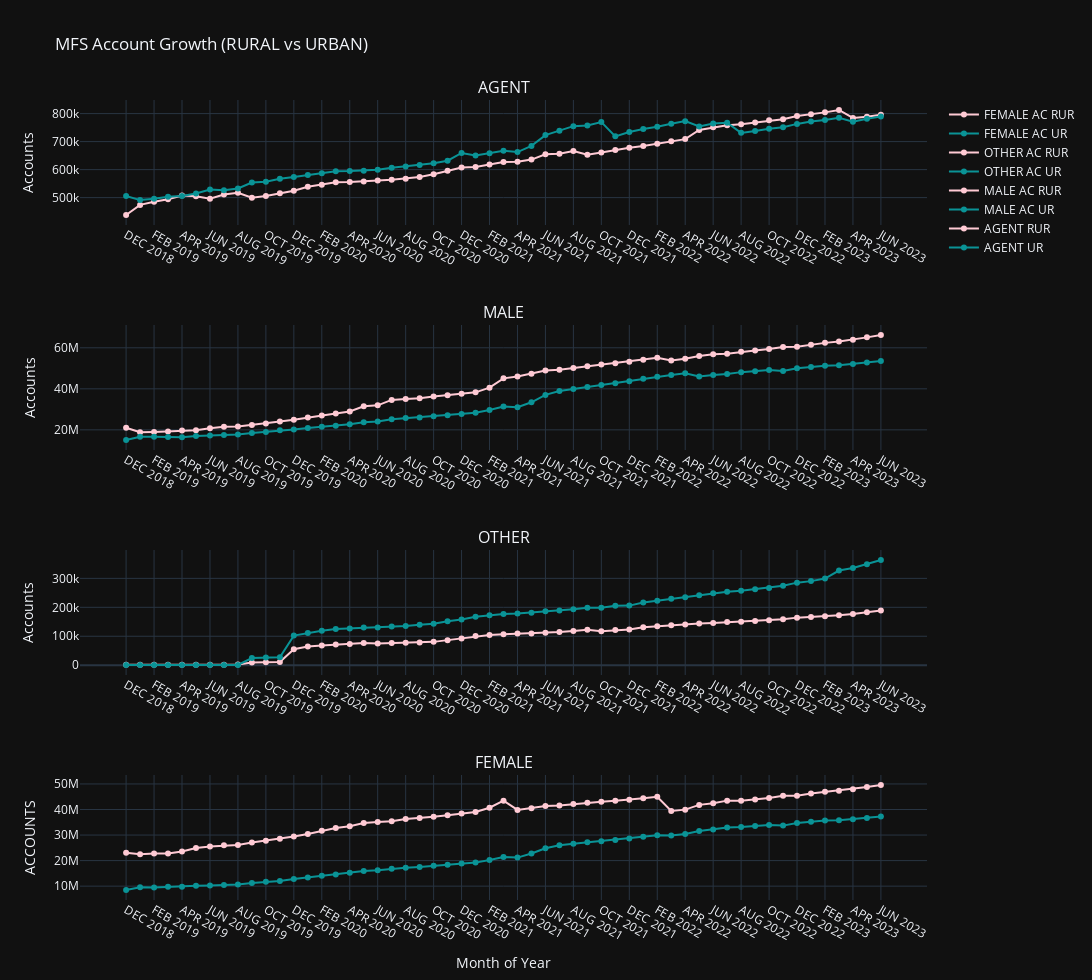

Here is the notebook cell this chart was saved with:
### Code cell
fig = go.Figure()
fig = make_subplots(rows=4, cols=1, start_cell="bottom-left", subplot_titles=("FEMALE", "OTHER", "MALE", "AGENT"))


fig.add_trace(go.Scatter(x=mfs['PERIOD'], y=mfs['MFS_FEMALE_ACCOUNT_RURAL'], name='FEMALE AC RUR', line=dict(color='#ffcad4', width=2)), row=1,  col=1)
fig.add_trace(go.Scatter(x=mfs['PERIOD'], y=mfs['MFS_FEMALE_ACCOUNT_URBAN'], name='FEMALE AC UR', line=dict(color='#0a9396', width=2)), row=1, col=1)

fig.add_trace(go.Scatter(x=mfs['PERIOD'], y=mfs['MFS_OTHER_ACCOUNT_RURAL'], name='OTHER AC RUR', line=dict(color='#ffcad4', width=2)), row=2,  col=1)
fig.add_trace(go.Scatter(x=mfs['PERIOD'], y=mfs['MFS_OTHER_ACCOUNT_URBAN'], name='OTHER AC UR', line=dict(color='#0a9396', width=2)), row=2, col=1)

fig.add_trace(go.Scatter(x=mfs['PERIOD'], y=mfs['MFS_MALE_ACCOUNT_RURAL'], name='MALE AC RUR', line=dict(color='#ffcad4', width=2)), row=3,  col=1)
fig.add_trace(go.Scatter(x=mfs['PERIOD'], y=mfs['MFS_MALE_ACCOUNT_URBAN'], name='MALE AC UR', line=dict(color='#0a9396', width=2)), row=3, col=1)

fig.add_trace(go.Scatter(x=mfs['PERIOD'], y=mfs['MFS_AGENT_RURAL'], name='AGENT RUR', line=dict(color='#ffcad4', width=2)), row=4,  col=1)
fig.add_trace(go.Scatter(x=mfs['PERIOD'], y=mfs['MFS_AGENT_URBAN'], name='AGENT UR', line=dict(color='#0a9396', width=2)), row=4, col=1)


fig.update_yaxes(title_text="Accounts", secondary_y=False)
fig.update_layout(height=980, width=1380, title='MFS Account Growth (RURAL vs URBAN)', xaxis_title='Month of Year', yaxis_title='ACCOUNTS', template='plotly_dark')
fig.update_traces(mode="markers+lines")

### Figure 1 — Plotly figure (JSON) as saved in the notebook; plotly's stock layout.template omitted (floating-point values rounded to 4 significant figures)
{"data": [{"line": {"color": "#ffcad4", "width": 2}, "mode": "markers+lines", "name": "FEMALE AC RUR", "type": "scatter", "x": ["DEC 2018", "JAN 2019", "FEB 2019", "MAR 2019", "APR 2019", "MAY 2019", "JUN 2019", "JUL 2019", "AUG 2019", "SEP 2019", "OCT 2019", "NOV 2019", "DEC 2019", "JAN 2020", "FEB 2020", "MAR 2020", "APR 2020", "MAY 2020", "JUN 2020", "JUL 2020", "AUG 2020", "SEP 2020", "OCT 2020", "NOV 2020", "DEC 2020", "JAN 2021", "FEB 2021", "MAR 2021", "APR 2021", "MAY 2021", "JUN 2021", "JUL 2021", "AUG 2021", "SEP 2021", "OCT 2021", "NOV 2021", "DEC 2021", "JAN 2022", "FEB 2022", "MAR 2022", "APR 2022", "MAY 2022", "JUN 2022", "JUL 2022", "AUG 2022", "SEP 2022", "OCT 2022", "NOV 2022", "DEC 2022", "JAN 2023", "FEB 2023", "MAR 2023", "APR 2023", "MAY 2023", "JUN 2023"], "xaxis": "x", "y": [23093199, 22513069, 22781950, 22791889, 23542408, 24941362, 25538222, 25978657, 26148132, 27103533, 27812631, 28510614, 29430765, 30444454, 31666645, 32721472, 33414807, 34746317, 35060824, 35404726, 36278531, 36654062, 37147292, 37710374, 38395744, 39023457, 40692894, 43434909, 39832544, 40483601, 41396674, 41539879, 42110590, 42667246, 43039862, 43394397, 43807390, 44402688, 44968975, 39402031, 39951203, 41810980, 42480876, 43473798, 43456183, 43960719, 44499815, 45393551, 45394713, 46245896, 46905849, 47346768, 47966998, 48782455, 49592680], "yaxis": "y"}, {"line": {"color": "#0a9396", "width": 2}, "mode": "markers+lines", "name": "FEMALE AC UR", "type": "scatter", "x": ["DEC 2018", "JAN 2019", "FEB 2019", "MAR 2019", "APR 2019", "MAY 2019", "JUN 2019", "JUL 2019", "AUG 2019", "SEP 2019", "OCT 2019", "NOV 2019", "DEC 2019", "JAN 2020", "FEB 2020", "MAR 2020", "APR 2020", "MAY 2020", "JUN 2020", "JUL 2020", "AUG 2020", "SEP 2020", "OCT 2020", "NOV 2020", "DEC 2020", "JAN 2021", "FEB 2021", "MAR 2021", "APR 2021", "MAY 2021", "JUN 2021", "JUL 2021", "AUG 2021", "SEP 2021", "OCT 2021", "NOV 2021", "DEC 2021", "JAN 2022", "FEB 2022", "MAR 2022", "APR 2022", "MAY 2022", "JUN 2022", "JUL 2022", "AUG 2022", "SEP 2022", "OCT 2022", "NOV 2022", "DEC 2022", "JAN 2023", "FEB 2023", "MAR 2023", "APR 2023", "MAY 2023", "JUN 2023"], "xaxis": "x", "y": [8491129, 9533773, 9458043, 9744399, 9739027, 10141315, 10246766, 10438143, 10602577, 11264584, 11726527, 11985931, 12789162, 13394823, 14044994, 14542151, 15253024, 15916031, 16177189, 16811081, 17224136, 17533015, 17970697, 18409455, 18879824, 19211721, 20203414, 21430136, 21179220, 22800390, 24809406, 25995428, 26583231, 27158459, 27613092, 28092167, 28637497, 29316888, 29930857, 29852331, 30415301, 31620156, 32215458, 32935692, 33140199, 33572063, 33979501, 33695799, 34729780, 35240987, 35667699, 35755777, 36179304, 36714774, 37249086], "yaxis": "y"}, {"line": {"color": "#ffcad4", "width": 2}, "mode": "markers+lines", "name": "OTHER AC RUR", "type": "scatter", "x": ["DEC 2018", "JAN 2019", "FEB 2019", "MAR 2019", "APR 2019", "MAY 2019", "JUN 2019", "JUL 2019", "AUG 2019", "SEP 2019", "OCT 2019", "NOV 2019", "DEC 2019", "JAN 2020", "FEB 2020", "MAR 2020", "APR 2020", "MAY 2020", "JUN 2020", "JUL 2020", "AUG 2020", "SEP 2020", "OCT 2020", "NOV 2020", "DEC 2020", "JAN 2021", "FEB 2021", "MAR 2021", "APR 2021", "MAY 2021", "JUN 2021", "JUL 2021", "AUG 2021", "SEP 2021", "OCT 2021", "NOV 2021", "DEC 2021", "JAN 2022", "FEB 2022", "MAR 2022", "APR 2022", "MAY 2022", "JUN 2022", "JUL 2022", "AUG 2022", "SEP 2022", "OCT 2022", "NOV 2022", "DEC 2022", "JAN 2023", "FEB 2023", "MAR 2023", "APR 2023", "MAY 2023", "JUN 2023"], "xaxis": "x2", "y": [1513, 1475, 1483, 1519, 1609, 1644, 1722, 1818, 2037, 9351, 10339, 11104, 55343, 64405, 68280, 71878, 73502, 76474, 75302, 76786, 77283, 78737, 80619, 86632, 92294, 100507, 104281, 107191, 109156, 109761, 112232, 114541, 118360, 122286, 117637, 121643, 123656, 130837, 134658, 138245, 141046, 144204, 146066, 148895, 150467, 153049, 155292, 158841, 164362, 166637, 168878, 172597, 177272, 182743, 189101], "yaxis": "y2"}, {"line": {"color": "#0a9396", "width": 2}, "mode": "markers+lines", "name": "OTHER AC UR", "type": "scatter", "x": ["DEC 2018", "JAN 2019", "FEB 2019", "MAR 2019", "APR 2019", "MAY 2019", "JUN 2019", "JUL 2019", "AUG 2019", "SEP 2019", "OCT 2019", "NOV 2019", "DEC 2019", "JAN 2020", "FEB 2020", "MAR 2020", "APR 2020", "MAY 2020", "JUN 2020", "JUL 2020", "AUG 2020", "SEP 2020", "OCT 2020", "NOV 2020", "DEC 2020", "JAN 2021", "FEB 2021", "MAR 2021", "APR 2021", "MAY 2021", "JUN 2021", "JUL 2021", "AUG 2021", "SEP 2021", "OCT 2021", "NOV 2021", "DEC 2021", "JAN 2022", "FEB 2022", "MAR 2022", "APR 2022", "MAY 2022", "JUN 2022", "JUL 2022", "AUG 2022", "SEP 2022", "OCT 2022", "NOV 2022", "DEC 2022", "JAN 2023", "FEB 2023", "MAR 2023", "APR 2023", "MAY 2023", "JUN 2023"], "xaxis": "x2", "y": [695, 754, 755, 768, 777, 824, 854, 950, 1074, 24760, 26368, 27265, 102212, 111471, 118973, 125462, 127062, 130305, 130169, 134050, 135797, 139778, 143505, 151825, 158152, 167479, 172739, 176799, 178327, 181599, 186016, 189006, 193432, 198205, 198511, 205097, 205856, 216539, 223016, 229719, 234809, 241510, 248485, 253362, 256880, 262047, 267161, 274771, 285248, 290508, 299511, 327136, 335711, 348686, 363483], "yaxis": "y2"}, {"line": {"color": "#ffcad4", "width": 2}, "mode": "markers+lines", "name": "MALE AC RUR", "type": "scatter", "x": ["DEC 2018", "JAN 2019", "FEB 2019", "MAR 2019", "APR 2019", "MAY 2019", "JUN 2019", "JUL 2019", "AUG 2019", "SEP 2019", "OCT 2019", "NOV 2019", "DEC 2019", "JAN 2020", "FEB 2020", "MAR 2020", "APR 2020", "MAY 2020", "JUN 2020", "JUL 2020", "AUG 2020", "SEP 2020", "OCT 2020", "NOV 2020", "DEC 2020", "JAN 2021", "FEB 2021", "MAR 2021", "APR 2021", "MAY 2021", "JUN 2021", "JUL 2021", "AUG 2021", "SEP 2021", "OCT 2021", "NOV 2021", "DEC 2021", "JAN 2022", "FEB 2022", "MAR 2022", "APR 2022", "MAY 2022", "JUN 2022", "JUL 2022", "AUG 2022", "SEP 2022", "OCT 2022", "NOV 2022", "DEC 2022", "JAN 2023", "FEB 2023", "MAR 2023", "APR 2023", "MAY 2023", "JUN 2023"], "xaxis": "x3", "y": [21030462, 18880373, 19006106, 19201465, 19665560, 19758337, 20757042, 21477483, 21687092, 22351367, 23109308, 24043399, 24893228, 26034399, 26983460, 27982159, 28941516, 31478971, 31936960, 34590842, 35041492, 35396409, 36251776, 36832245, 37612250, 38296205, 40556036, 45106307, 46020562, 47325656, 48922350, 49291899, 50114327, 51052297, 51810374, 52474947, 53224563, 54230537, 55148523, 53871251, 54630133, 55964148, 56820123, 57131464, 58077896, 58689788, 59413109, 60368899, 60466225, 61507920, 62409574, 63033706, 63937651, 65093659, 66247526], "yaxis": "y3"}, {"line": {"color": "#0a9396", "width": 2}, "mode": "markers+lines", "name": "MALE AC UR", "type": "scatter", "x": ["DEC 2018", "JAN 2019", "FEB 2019", "MAR 2019", "APR 2019", "MAY 2019", "JUN 2019", "JUL 2019", "AUG 2019", "SEP 2019", "OCT 2019", "NOV 2019", "DEC 2019", "JAN 2020", "FEB 2020", "MAR 2020", "APR 2020", "MAY 2020", "JUN 2020", "JUL 2020", "AUG 2020", "SEP 2020", "OCT 2020", "NOV 2020", "DEC 2020", "JAN 2021", "FEB 2021", "MAR 2021", "APR 2021", "MAY 2021", "JUN 2021", "JUL 2021", "AUG 2021", "SEP 2021", "OCT 2021", "NOV 2021", "DEC 2021", "JAN 2022", "FEB 2022", "MAR 2022", "APR 2022", "MAY 2022", "JUN 2022", "JUL 2022", "AUG 2022", "SEP 2022", "OCT 2022", "NOV 2022", "DEC 2022", "JAN 2023", "FEB 2023", "MAR 2023", "APR 2023", "MAY 2023", "JUN 2023"], "xaxis": "x3", "y": [15053470, 16684243, 16697088, 16574635, 16333380, 17000434, 17234004, 17476643, 17779052, 18440077, 18942419, 19780354, 20160737, 20873990, 21455510, 21983067, 22753691, 23730024, 24095188, 25152310, 25728507, 26080014, 26579555, 27106814, 27790013, 28316854, 29638030, 31400373, 31081403, 33441779, 37035589, 38895616, 39893788, 40896834, 41839891, 42717241, 43723069, 44970483, 45868201, 46758151, 47564802, 45988861, 46728634, 47194552, 48142985, 48620266, 49208715, 48667875, 50023245, 50673189, 51307660, 51455799, 52092274, 52847869, 53626770], "yaxis": "y3"}, {"line": {"color": "#ffcad4", "width": 2}, "mode": "markers+lines", "name": "AGENT RUR", "type": "scatter", "x": ["DEC 2018", "JAN 2019", "FEB 2019", "MAR 2019", "APR 2019", "MAY 2019", "JUN 2019", "JUL 2019", "AUG 2019", "SEP 2019", "OCT 2019", "NOV 2019", "DEC 2019", "JAN 2020", "FEB 2020", "MAR 2020", "APR 2020", "MAY 2020", "JUN 2020", "JUL 2020", "AUG 2020", "SEP 2020", "OCT 2020", "NOV 2020", "DEC 2020", "JAN 2021", "FEB 2021", "MAR 2021", "APR 2021", "MAY 2021", "JUN 2021", "JUL 2021", "AUG 2021", "SEP 2021", "OCT 2021", "NOV 2021", "DEC 2021", "JAN 2022", "FEB 2022", "MAR 2022", "APR 2022", "MAY 2022", "JUN 2022", "JUL 2022", "AUG 2022", "SEP 2022", "OCT 2022", "NOV 2022", "DEC 2022", "JAN 2023", "FEB 2023", "MAR 2023", "APR 2023", "MAY 2023", "JUN 2023"], "xaxis": "x4", "y": [437887, 474042, 484885, 493982, 507123, 504524, 495960, 511146, 517516, 499303, 505509, 515520, 524226, 538479, 546236, 554629, 555717, 557159, 560745, 563401, 567551, 573542, 583630, 596012, 607336, 609517, 618004, 627291, 627753, 635798, 654434, 656657, 666711, 653466, 661362, 670020, 678293, 684531, 692338, 701111, 708886, 741636, 751201, 758679, 762188, 767790, 775890, 780011, 791372, 797431, 804408, 812869, 784579, 789021, 796139], "yaxis": "y4"}, {"line": {"color": "#0a9396", "width": 2}, "mode": "markers+lines", "name": "AGENT UR", "type": "scatter", "x": ["DEC 2018", "JAN 2019", "FEB 2019", "MAR 2019", "APR 2019", "MAY 2019", "JUN 2019", "JUL 2019", "AUG 2019", "SEP 2019", "OCT 2019", "NOV 2019", "DEC 2019", "JAN 2020", "FEB 2020", "MAR 2020", "APR 2020", "MAY 2020", "JUN 2020", "JUL 2020", "AUG 2020", "SEP 2020", "OCT 2020", "NOV 2020", "DEC 2020", "JAN 2021", "FEB 2021", "MAR 2021", "APR 2021", "MAY 2021", "JUN 2021", "JUL 2021", "AUG 2021", "SEP 2021", "OCT 2021", "NOV 2021", "DEC 2021", "JAN 2022", "FEB 2022", "MAR 2022", "APR 2022", "MAY 2022", "JUN 2022", "JUL 2022", "AUG 2022", "SEP 2022", "OCT 2022", "NOV 2022", "DEC 2022", "JAN 2023", "FEB 2023", "MAR 2023", "APR 2023", "MAY 2023", "JUN 2023"], "xaxis": "x4", "y": [505623, 491140, 495975, 503042, 505414, 514835, 528812, 525954, 532373, 553720, 556488, 567067, 573995, 581094, 586665, 593857, 594644, 596353, 599376, 606390, 611021, 616288, 622689, 631710, 659459, 650450, 658549, 667194, 662640, 684610, 723182, 738798, 755222, 757726, 770002, 718721, 734474, 745319, 753199, 763921, 773130, 754220, 764464, 767560, 731210, 737531, 745913, 751394, 763265, 771681, 776876, 785131, 771212, 781319, 789583], "yaxis": "y4"}], "layout": {"annotations": [{"font": {"size": 16}, "showarrow": false, "text": "FEMALE", "x": 0.5, "xanchor": "center", "xref": "paper", "y": 0.1562, "yanchor": "bottom", "yref": "paper"}, {"font": {"size": 16}, "showarrow": false, "text": "OTHER", "x": 0.5, "xanchor": "center", "xref": "paper", "y": 0.4375, "yanchor": "bottom", "yref": "paper"}, {"font": {"size": 16}, "showarrow": false, "text": "MALE", "x": 0.5, "xanchor": "center", "xref": "paper", "y": 0.7188, "yanchor": "bottom", "yref": "paper"}, {"font": {"size": 16}, "showarrow": false, "text": "AGENT", "x": 0.5, "xanchor": "center", "xref": "paper", "y": 1, "yanchor": "bottom", "yref": "paper"}], "height": 980, "title": {"text": "MFS Account Growth (RURAL vs URBAN)"}, "width": 1380, "xaxis": {"anchor": "y", "domain": [0, 1], "title": {"text": "Month of Year"}}, "xaxis2": {"anchor": "y2", "domain": [0, 1]}, "xaxis3": {"anchor": "y3", "domain": [0, 1]}, "xaxis4": {"anchor": "y4", "domain": [0, 1]}, "yaxis": {"anchor": "x", "domain": [0, 0.1562], "title": {"text": "ACCOUNTS"}}, "yaxis2": {"anchor": "x2", "domain": [0.2812, 0.4375], "title": {"text": "Accounts"}}, "yaxis3": {"anchor": "x3", "domain": [0.5625, 0.7188], "title": {"text": "Accounts"}}, "yaxis4": {"anchor": "x4", "domain": [0.8438, 1], "title": {"text": "Accounts"}}}}
